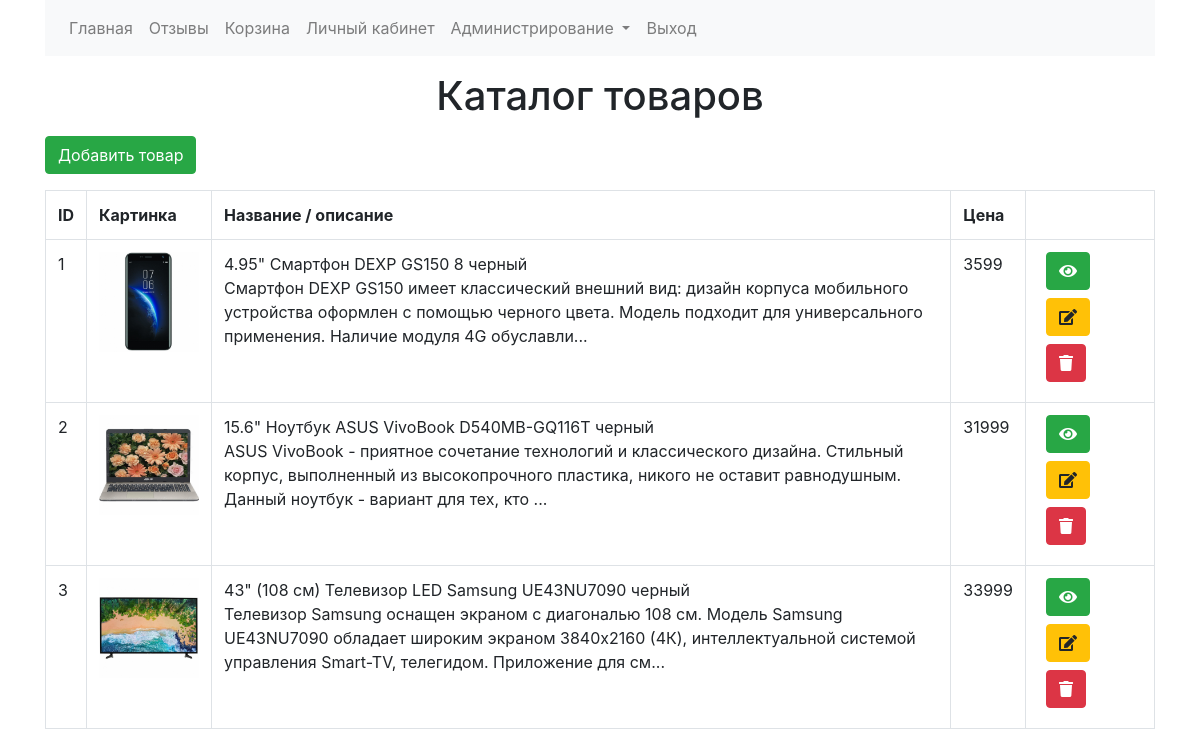
Screenshot of /admin.php (signed in) with the database file from the repository.
### tables this page shows
CREATE TABLE `product` (
  `id` int(11) NOT NULL,
  `name` varchar(255) NOT NULL,
  `description` text NOT NULL,
  `price` int(11) NOT NULL,
  `image` varchar(30) NOT NULL
);

### admin.php (called while the page is built, shortened)
<?php
  $action = trim(reqGet('action', 'index'));
  $f = 'action'.implode(array_map('ucfirst', explode('-', $action)));
  if (function_exists($f)) {
    call_user_func($f);
  } else {
    notfound();
  }
  function actionIndex() {
    $products = productGetList();
    render('admin_index');
  }
?>

### include/db.php (called while the page is built, shortened)
<?php
  function _dbConnect() {
    static $connect;
    if (!isset($connect)) {
      $connect = mysqli_connect(_DB_HOST_, _DB_USER_, _DB_PASS_, _DB_NAME_) or die('DB connect error');
    }
    return $connect;
  }
  function dbQ($sql) {
    $result = mysqli_query(_dbConnect(), $sql);
    return $result;
  }
  function dbRows($sql, $key = null) {
    $data = [];
    if ($res = dbQ($sql)) {
      while ($r = mysqli_fetch_assoc($res)) {
        if ($key !== null && array_key_exists($key, $r)) {
          $data[$r[$key]] = $r;
        } else {
          $data[] = $r;
        }
      }
    }
    return $data;
  }
?>

### include/product.php (called while the page is built, shortened)
<?php
  function productGetList() {
    return dbRows('SELECT * FROM product');
  }
?>

### include/utils.php (called while the page is built, shortened)
<?php
  function _esc($v) {
    return htmlentities($v, ENT_COMPAT, 'utf-8');
  }
?>

### template/admin_index.php (the view)
<div class="container">
  <div class="text-center">
    <h1 class="my-3">Каталог товаров</h1>
  </div>
  <p>
    <a href="/admin.php?action=product-form" class="btn btn-success">
      Добавить товар
    </a>
  </p>
  <div class="table-responsive">
    <table class="table table-bordered">
      <tr>
        <th>ID</th>
        <th>Картинка</th>
        <th>Название / описание</th>
        <th>Цена</th>
        <th></th>
      </tr>
      <?php foreach ($products as $item): ?>
        <tr>
          <td><?php echo $item['id']; ?></td>
          <td><img src="/images/small/<?php
            echo $item['image'];
          ?>" style="max-width: 100px;"></td>
          <td>
            <?php echo _esc($item['name']); ?>
            <br>
            <?php echo mb_strimwidth($item['description'], 0, 200, '...'); ?>
          </td>
          <td><?php echo $item['price']; ?></td>
          <td>
            <a href="/product.php?id=<?php echo $item['id']; ?>" class="btn btn-success mx-2 mb-2">
              <i class="fas fa-eye"></i>
            </a>
            <a href="/admin.php?action=product-form&id=<?php echo $item['id']; ?>" class="btn btn-warning mx-2 mb-2">
              <i class="fas fa-edit"></i>
            </a>
            <a href="admin.php?action=product-delete&id=<?php echo $item['id']; ?>" class="btn btn-danger mx-2 mb-2" onclick="return confirm('Уверены?');">
              <i class="fas fa-trash"></i>
            </a>
          </td>
        </tr>
      <?php endforeach; ?>
    </table>
  </div>
</div>

### rows the page displays
product: id "1", image (picture), name "4.95\" Смартфон DEXP GS150 8 черный", description "Смартфон DEXP GS150 имеет классический внешний вид: дизайн корпуса мобильного устройства оформлен с помощью черного цвета. Модель подходит для универсального применения. Наличие модуля 4G обуславли...", price "3599"
product: id "2", image (picture), name "15.6\" Ноутбук ASUS VivoBook D540MB-GQ116T черный", description "ASUS VivoBook - приятное сочетание технологий и классического дизайна. Стильный корпус, выполненный из высокопрочного пластика, никого не оставит равнодушным. Данный ноутбук - вариант для тех, кто ...", price "31999"
product: id "3", image (picture), name "43\" (108 см) Телевизор LED Samsung UE43NU7090 черный", description "Телевизор Samsung оснащен экраном с диагональю 108 см. Модель Samsung UE43NU7090 обладает широким экраном 3840x2160 (4К), интеллектуальной системой управления Smart-TV, телегидом. Приложение для см...", price "33999"
